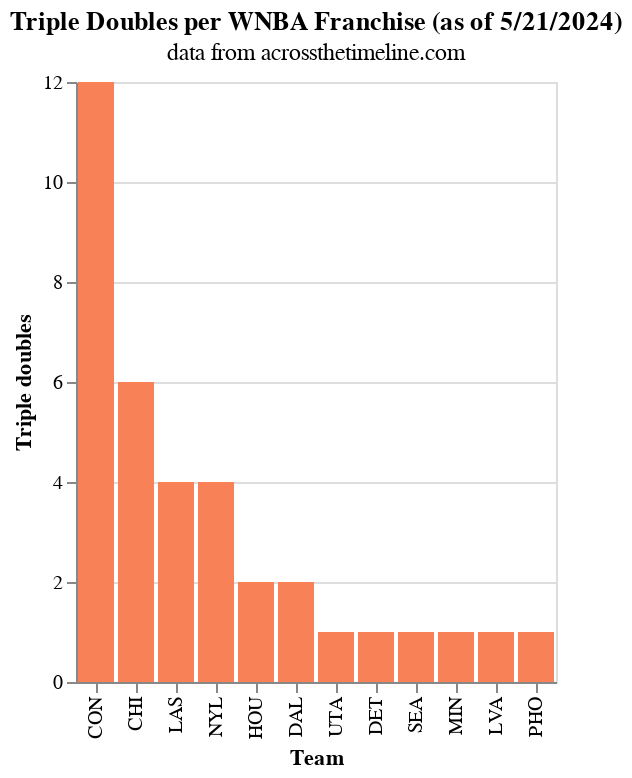

The code cell stored with this chart in its notebook:
### Code cell
# Create the bar chart
chart = alt.Chart(df).mark_bar(color='#F88158').encode(
    x=alt.X('Team', sort='-y', title='Team'),
    y=alt.Y('count()', title='Triple doubles',            
            scale=alt.Scale(domain=[0, 12]),  # Set the y-axis domain
            axis=alt.Axis(tickMinStep=1)      # Ensure ticks at every 1 step
           )
).properties(
        title={
        "text": "Triple Doubles per WNBA Franchise (as of 5/21/2024)",
        "subtitle": ["data from acrossthetimeline.com"]
    }
)

# Display the chart in Jupyter Notebook
display(chart)

### Figure 1 — Vega-Lite specification as saved in the notebook (floating-point values rounded to 4 significant figures)
{"config": {"view": {"continuousWidth": 300, "continuousHeight": 300}}, "data": {"name": "data-efe0e28d2f18733e5e22c35a6ce296f4"}, "mark": {"type": "bar", "color": "#F88158"}, "encoding": {"x": {"field": "Team", "sort": "-y", "title": "Team", "type": "nominal"}, "y": {"aggregate": "count", "axis": {"tickMinStep": 1}, "scale": {"domain": [0, 12]}, "title": "Triple doubles", "type": "quantitative"}}, "title": {"text": "Triple Doubles per WNBA Franchise (as of 5/21/2024)", "subtitle": ["data from acrossthetimeline.com"]}, "$schema": "https://vega.github.io/schema/vega-lite/v5.8.0.json", "datasets": {"data-efe0e28d2f18733e5e22c35a6ce296f4": [{"Unnamed: 0": 1, "Player": "Sheryl Swoopes", "Date": "Jul 27, 1999", "Gm Type": "Regular", "Team": "HOU", "Opponent": "DET", "Draft": "Allocation (1997)", "Age": "28 y, 124 d", "Season": 3, "Gm #": "R-59", "Role": "Starter", "Gm Length": "Regulation", "Result": "Win", "TD": "Yes", "MP": "32:07", "FGM": 6, "FGA": 15, "FG%": 40.0, "3PM": 0, "3PA": 3, "3P%": "0.00", "2PM": 6, "2PA": 12, "2P%": 50.0, "FTM": 2, "FTA": 3, "FT%": "66.67", "+/-": 36, "OREB": 4, "DREB": 11, "REB": 15, "AST": 10, "STL": 3, "BLK": 2, "STK": 5, "TOV": 1, "PF": 1, "PTS": 14, "TD.1": "Yes"}, {"Unnamed: 0": 2, "Player": "Margo Dydek", "Date": "Jun 7, 2001", "Gm Type": "Regular", "Team": "UTA", "Opponent": "ORL", "Draft": "Draft (1998)", "Age": "27 y, 40 d", "Season": 4, "Gm #": "R-98", "Role": "Starter", "Gm Length": "Regulation", "Result": "Win", "TD": "Yes", "MP": "33:52", "FGM": 2, "FGA": 8, "FG%": 25.0, "3PM": 0, "3PA": 0, "3P%": "-", "2PM": 2, "2PA": 8, "2P%": 25.0, "FTM": 8, "FTA": 8, "FT%": "100.00", "+/-": 7, "OREB": 1, "DREB": 10, "REB": 11, "AST": 3, "STL": 3, "BLK": 10, "STK": 13, "TOV": 3, "PF": 5, "PTS": 12, "TD.1": "Yes"}, {"Unnamed: 0": 3, "Player": "Lisa Leslie", "Date": "Sep 9, 2004", "Gm Type": "Regular", "Team": "LAS", "Opponent": "DET", "Draft": "Allocation (1997)", "Age": "32 y, 64 d", "Season": 8, "Gm #": "R-235", "Role": "Starter", "Gm Length": "Regulation", "Result": "Win", "TD": "Yes", "MP": "37:25", "FGM": 11, "FGA": 17, "FG%": 64.71, "3PM": 0, "3PA": 0, "3P%": "-", "2PM": 11, "2PA": 17, "2P%": 64.71, "FTM": 7, "FTA": 8, "FT%": "87.50", "+/-": 19, "OREB": 5, "DREB": 10, "REB": 15, "AST": 3, "STL": 2, "BLK": 10, "STK": 12, "TOV": 2, "PF": 2, "PTS": 29, "TD.1": "Yes"}, {"Unnamed: 0": 4, "Player": "Deanna Nolan", "Date": "May 21, 2005", "Gm Type": "Regular", "Team": "DET", "Opponent": "CON", "Draft": "Draft (2001)", "Age": "25 y, 269 d", "Season": 5, "Gm #": "R-126", "Role": "Starter", "Gm Length": "Regulation", "Result": "Win", "TD": "Yes", "MP": "36:58", "FGM": 4, "FGA": 15, "FG%": 26.67, "3PM": 0, "3PA": 2, "3P%": "0.00", "2PM": 4, "2PA": 13, "2P%": 30.77, "FTM": 3, "FTA": 3, "FT%": "100.00", "+/-": 8, "OREB": 2, "DREB": 8, "REB": 10, "AST": 11, "STL": 1, "BLK": 0, "STK": 1, "TOV": 2, "PF": 1, "PTS": 11, "TD.1": "Yes"}, {"Unnamed: 0": 5, "Player": "Sheryl Swoopes", "Date": "Sep 3, 2005", "Gm Type": "WCSF", "Team": "HOU", "Opponent": "SEA", "Draft": "Allocation (1997)", "Age": "34 y, 162 d", "Season": 8, "Gm #": "P-28", "Role": "Starter", "Gm Length": "Regulation", "Result": "Win", "TD": "Yes", "MP": "35:50", "FGM": 6, "FGA": 13, "FG%": 46.15, "3PM": 0, "3PA": 2, "3P%": "0.00", "2PM": 6, "2PA": 11, "2P%": 54.55, "FTM": 2, "FTA": 2, "FT%": "100.00", "+/-": 22, "OREB": 1, "DREB": 9, "REB": 10, "AST": 10, "STL": 2, "BLK": 0, "STK": 2, "TOV": 5, "PF": 4, "PTS": 14, "TD.1": "Yes"}, {"Unnamed: 0": 6, "Player": "Temeka Johnson", "Date": "Jul 24, 2014", "Gm Type": "Regular", "Team": "SEA", "Opponent": "NYL", "Draft": "Draft (2005)", "Age": "31 y, 321 d", "Season": 10, "Gm #": "R-285", "Role": "Starter", "Gm Length": "1 OT", "Result": "Loss", "TD": "Yes", "MP": "33:23", "FGM": 5, "FGA": 13, "FG%": 38.46, "3PM": 2, "3PA": 5, "3P%": "40.00", "2PM": 3, "2PA": 8, "2P%": 37.5, "FTM": 1, "FTA": 1, "FT%": "100.00", "+/-": 9, "OREB": 0, "DREB": 10, "REB": 10, "AST": 11, "STL": 1, "BLK": 0, "STK": 1, "TOV": 2, "PF": 0, "PTS": 13, "TD.1": "Yes"}, {"Unnamed: 0": 7, "Player": "Candace Parker", "Date": "Jul 28, 2017", "Gm Type": "Regular", "Team": "LAS", "Opponent": "SAN", "Draft": "Draft (2008)", "Age": "31 y, 100 d", "Season": 10, "Gm #": "R-250", "Role": "Starter", "Gm Length": "Regulation", "Result": "Win", "TD": "Yes", "MP": "34:22", "FGM": 4, "FGA": 10, "FG%": 40.0, "3PM": 0, "3PA": 0, "3P%": "-", "2PM": 4, "2PA": 10, "2P%": 40.0, "FTM": 3, "FTA": 4, "FT%": "75.00", "+/-": 11, "OREB": 0, "DREB": 17, "REB": 17, "AST": 11, "STL": 0, "BLK": 4, "STK": 4, "TOV": 3, "PF": 1, "PTS": 11, "TD.1": "Yes"}, {"Unnamed: 0": 8, "Player": "Courtney Vandersloot", "Date": "Jul 20, 2018", "Gm Type": "Regular", "Team": "CHI", "Opponent": "DAL", "Draft": "Draft (2011)", "Age": "29 y, 162 d", "Season": 8, "Gm #": "R-229", "Role": "Starter", "Gm Length": "Regulation", "Result": "Win", "TD": "Yes", "MP": "37:18", "FGM": 4, "FGA": 5, "FG%": 80.0, "3PM": 2, "3PA": 3, "3P%": "66.67", "2PM": 2, "2PA": 2, "2P%": 100.0, "FTM": 3, "FTA": 4, "FT%": "75.00", "+/-": 20, "OREB": 2, "DREB": 8, "REB": 10, "AST": 15, "STL": 1, "BLK": 1, "STK": 2, "TOV": 3, "PF": 3, "PTS": 13, "TD.1": "Yes"}, {"Unnamed: 0": 9, "Player": "Chelsea Gray", "Date": "Jul 7, 2019", "Gm Type": "Regular", "Team": "LAS", "Opponent": "WAS", "Draft": "Draft (2014)", "Age": "26 y, 272 d", "Season": 5, "Gm #": "R-148", "Role": "Starter", "Gm Length": "Regulation", "Result": "Win", "TD": "Yes", "MP": "33:37", "FGM": 5, "FGA": 12, "FG%": 41.67, "3PM": 2, "3PA": 4, "3P%": "50.00", "2PM": 3, "2PA": 8, "2P%": 37.5, "FTM": 1, "FTA": 1, "FT%": "100.00", "+/-": 29, "OREB": 1, "DREB": 9, "REB": 10, "AST": 13, "STL": 0, "BLK": 0, "STK": 0, "TOV": 2, "PF": 0, "PTS": 13, "TD.1": "Yes"}, {"Unnamed: 0": 10, "Player": "Sabrina Ionescu", "Date": "May 18, 2021", "Gm Type": "Regular", "Team": "NYL", "Opponent": "MIN", "Draft": "Draft (2020)", "Age": "23 y, 163 d", "Season": 2, "Gm #": "R-6", "Role": "Starter", "Gm Length": "Regulation", "Result": "Win", "TD": "Yes", "MP": "37:28", "FGM": 7, "FGA": 16, "FG%": 43.75, "3PM": 4, "3PA": 7, "3P%": "57.14", "2PM": 3, "2PA": 9, "2P%": 33.33, "FTM": 8, "FTA": 9, "FT%": "88.89", "+/-": 11, "OREB": 0, "DREB": 10, "REB": 10, "AST": 12, "STL": 0, "BLK": 1, "STK": 1, "TOV": 3, "PF": 0, "PTS": 26, "TD.1": "Yes"}, {"Unnamed: 0": 11, "Player": "Courtney Vandersloot", "Date": "Sep 28, 2021", "Gm Type": "Semis", "Team": "CHI", "Opponent": "CON", "Draft": "Draft (2011)", "Age": "32 y, 232 d", "Season": 11, "Gm #": "P-25", "Role": "Starter", "Gm Length": "2 OT", "Result": "Win", "TD": "Yes", "MP": "44:23", "FGM": 4, "FGA": 11, "FG%": 36.36, "3PM": 0, "3PA": 0, "3P%": "-", "2PM": 4, "2PA": 11, "2P%": 36.36, "FTM": 4, "FTA": 6, "FT%": "66.67", "+/-": 11, "OREB": 0, "DREB": 10, "REB": 10, "AST": 18, "STL": 4, "BLK": 2, "STK": 6, "TOV": 4, "PF": 0, "PTS": 12, "TD.1": "Yes"}, {"Unnamed: 0": 12, "Player": "Candace Parker", "Date": "May 22, 2022", "Gm Type": "Regular", "Team": "CHI", "Opponent": "WAS", "Draft": "Draft (2008)", "Age": "36 y, 33 d", "Season": 15, "Gm #": "R-365", "Role": "Starter", "Gm Length": "Regulation", "Result": "Win", "TD": "Yes", "MP": "30:11", "FGM": 7, "FGA": 13, "FG%": 53.85, "3PM": 2, "3PA": 6, "3P%": "33.33", "2PM": 5, "2PA": 7, "2P%": 71.43, "FTM": 0, "FTA": 0, "FT%": "-", "+/-": 11, "OREB": 1, "DREB": 12, "REB": 13, "AST": 10, "STL": 0, "BLK": 0, "STK": 0, "TOV": 1, "PF": 3, "PTS": 16, "TD.1": "Yes"}, {"Unnamed: 0": 13, "Player": "Sabrina Ionescu", "Date": "Jun 12, 2022", "Gm Type": "Regular", "Team": "NYL", "Opponent": "CHI", "Draft": "Draft (2020)", "Age": "24 y, 188 d", "Season": 3, "Gm #": "R-47", "Role": "Starter", "Gm Length": "Regulation", "Result": "Loss", "TD": "Yes", "MP": "37:30", "FGM": 9, "FGA": 16, "FG%": 56.25, "3PM": 3, "3PA": 6, "3P%": "50.00", "2PM": 6, "2PA": 10, "2P%": 60.0, "FTM": 6, "FTA": 6, "FT%": "100.00", "+/-": -1, "OREB": 0, "DREB": 13, "REB": 13, "AST": 12, "STL": 0, "BLK": 0, "STK": 0, "TOV": 2, "PF": 2, "PTS": 27, "TD.1": "Yes"}, {"Unnamed: 0": 14, "Player": "Candace Parker", "Date": "Jun 23, 2022", "Gm Type": "Regular", "Team": "CHI", "Opponent": "LAS", "Draft": "Draft (2008)", "Age": "36 y, 65 d", "Season": 15, "Gm #": "R-375", "Role": "Starter", "Gm Length": "Regulation", "Result": "Win", "TD": "Yes", "MP": "26:25", "FGM": 4, "FGA": 14, "FG%": 28.57, "3PM": 1, "3PA": 5, "3P%": "20.00", "2PM": 3, "2PA": 9, "2P%": 33.33, "FTM": 1, "FTA": 1, "FT%": "100.00", "+/-": 22, "OREB": 1, "DREB": 13, "REB": 14, "AST": 10, "STL": 1, "BLK": 2, "STK": 3, "TOV": 1, "PF": 1, "PTS": 10, "TD.1": "Yes"}, {"Unnamed: 0": 15, "Player": "Moriah Jefferson", "Date": "Jun 28, 2022", "Gm Type": "Regular", "Team": "MIN", "Opponent": "DAL", "Draft": "Draft (2016)", "Age": "28 y, 112 d", "Season": 6, "Gm #": "R-124", "Role": "Starter", "Gm Length": "Regulation", "Result": "Win", "TD": "Yes", "MP": "33:52", "FGM": 5, "FGA": 14, "FG%": 35.71, "3PM": 2, "3PA": 5, "3P%": "40.00", "2PM": 3, "2PA": 9, "2P%": 33.33, "FTM": 1, "FTA": 1, "FT%": "100.00", "+/-": 28, "OREB": 2, "DREB": 8, "REB": 10, "AST": 10, "STL": 2, "BLK": 0, "STK": 2, "TOV": 1, "PF": 3, "PTS": 13, "TD.1": "Yes"}, {"Unnamed: 0": 16, "Player": "Sabrina Ionescu", "Date": "Jul 6, 2022", "Gm Type": "Regular", "Team": "NYL", "Opponent": "LVA", "Draft": "Draft (2020)", "Age": "24 y, 212 d", "Season": 3, "Gm #": "R-54", "Role": "Starter", "Gm Length": "Regulation", "Result": "Win", "TD": "Yes", "MP": "36:15", "FGM": 10, "FGA": 13, "FG%": 76.92, "3PM": 7, "3PA": 8, "3P%": "87.50", "2PM": 3, "2PA": 5, "2P%": 60.0, "FTM": 4, "FTA": 4, "FT%": "100.00", "+/-": 16, "OREB": 2, "DREB": 11, "REB": 13, "AST": 10, "STL": 0, "BLK": 0, "STK": 0, "TOV": 0, "PF": 3, "PTS": 31, "TD.1": "Yes"}, {"Unnamed: 0": 17, "Player": "Alyssa Thomas", "Date": "Jul 22, 2022", "Gm Type": "Regular", "Team": "CON", "Opponent": "MIN", "Draft": "Draft (2014)", "Age": "30 y, 101 d", "Season": 9, "Gm #": "R-230", "Role": "Starter", "Gm Length": "Regulation", "Result": "Win", "TD": "Yes", "MP": "37:54", "FGM": 7, "FGA": 13, "FG%": 53.85, "3PM": 0, "3PA": 1, "3P%": "0.00", "2PM": 7, "2PA": 12, "2P%": 58.33, "FTM": 1, "FTA": 2, "FT%": "50.00", "+/-": 12, "OREB": 0, "DREB": 10, "REB": 10, "AST": 12, "STL": 3, "BLK": 1, "STK": 4, "TOV": 1, "PF": 5, "PTS": 15, "TD.1": "Yes"}, {"Unnamed: 0": 18, "Player": "Alyssa Thomas", "Date": "Aug 2, 2022", "Gm Type": "Regular", "Team": "CON", "Opponent": "PHO", "Draft": "Draft (2014)", "Age": "30 y, 112 d", "Season": 9, "Gm #": "R-234", "Role": "Starter", "Gm Length": "Regulation", "Result": "Win", "TD": "Yes", "MP": "31:55", "FGM": 5, "FGA": 13, "FG%": 38.46, "3PM": 0, "3PA": 0, "3P%": "-", "2PM": 5, "2PA": 13, "2P%": 38.46, "FTM": 0, "FTA": 1, "FT%": "0.00", "+/-": 21, "OREB": 4, "DREB": 8, "REB": 12, "AST": 10, "STL": 1, "BLK": 0, "STK": 1, "TOV": 2, "PF": 1, "PTS": 10, "TD.1": "Yes"}, {"Unnamed: 0": 19, "Player": "Alyssa Thomas", "Date": "Sep 15, 2022", "Gm Type": "Finals", "Team": "CON", "Opponent": "LVA", "Draft": "Draft (2014)", "Age": "30 y, 156 d", "Season": 9, "Gm #": "P-32", "Role": "Starter", "Gm Length": "Regulation", "Result": "Win", "TD": "Yes", "MP": "34:03", "FGM": 8, "FGA": 14, "FG%": 57.14, "3PM": 0, "3PA": 0, "3P%": "-", "2PM": 8, "2PA": 14, "2P%": 57.14, "FTM": 0, "FTA": 1, "FT%": "0.00", "+/-": 22, "OREB": 3, "DREB": 12, "REB": 15, "AST": 11, "STL": 2, "BLK": 1, "STK": 3, "TOV": 3, "PF": 3, "PTS": 16, "TD.1": "Yes"}, {"Unnamed: 0": 20, "Player": "Alyssa Thomas", "Date": "Sep 18, 2022", "Gm Type": "Finals", "Team": "CON", "Opponent": "LVA", "Draft": "Draft (2014)", "Age": "30 y, 159 d", "Season": 9, "Gm #": "P-33", "Role": "Starter", "Gm Length": "Regulation", "Result": "Loss", "TD": "Yes", "MP": "40:00", "FGM": 5, "FGA": 9, "FG%": 55.56, "3PM": 0, "3PA": 0, "3P%": "-", "2PM": 5, "2PA": 9, "2P%": 55.56, "FTM": 1, "FTA": 2, "FT%": "50.00", "+/-": -7, "OREB": 4, "DREB": 6, "REB": 10, "AST": 11, "STL": 2, "BLK": 2, "STK": 4, "TOV": 4, "PF": 1, "PTS": 11, "TD.1": "Yes"}, {"Unnamed: 0": 21, "Player": "Alyssa Thomas", "Date": "Jun 20, 2023", "Gm Type": "Regular", "Team": "CON", "Opponent": "SEA", "Draft": "Draft (2014)", "Age": "31 y, 69 d", "Season": 10, "Gm #": "R-252", "Role": "Starter", "Gm Length": "Regulation", "Result": "Win", "TD": "Yes", "MP": "40:00", "FGM": 6, "FGA": 12, "FG%": 50.0, "3PM": 0, "3PA": 0, "3P%": "-", "2PM": 6, "2PA": 12, "2P%": 50.0, "FTM": 1, "FTA": 2, "FT%": "50.00", "+/-": 6, "OREB": 1, "DREB": 14, "REB": 15, "AST": 12, "STL": 3, "BLK": 0, "STK": 3, "TOV": 2, "PF": 2, "PTS": 13, "TD.1": "Yes"}, {"Unnamed: 0": 22, "Player": "Alyssa Thomas", "Date": "Jun 25, 2023", "Gm Type": "Regular", "Team": "CON", "Opponent": "CHI", "Draft": "Draft (2014)", "Age": "31 y, 74 d", "Season": 10, "Gm #": "R-254", "Role": "Starter", "Gm Length": "Regulation", "Result": "Win", "TD": "Yes", "MP": "32:47", "FGM": 7, "FGA": 15, "FG%": 46.67, "3PM": 0, "3PA": 0, "3P%": "-", "2PM": 7, "2PA": 15, "2P%": 46.67, "FTM": 0, "FTA": 0, "FT%": "-", "+/-": 14, "OREB": 4, "DREB": 7, "REB": 11, "AST": 12, "STL": 2, "BLK": 0, "STK": 2, "TOV": 1, "PF": 2, "PTS": 14, "TD.1": "Yes"}, {"Unnamed: 0": 23, "Player": "Alyssa Thomas", "Date": "Jun 27, 2023", "Gm Type": "Regular", "Team": "CON", "Opponent": "NYL", "Draft": "Draft (2014)", "Age": "31 y, 76 d", "Season": 10, "Gm #": "R-255", "Role": "Starter", "Gm Length": "Regulation", "Result": "Loss", "TD": "Yes", "MP": "40:00", "FGM": 5, "FGA": 17, "FG%": 29.41, "3PM": 0, "3PA": 0, "3P%": "-", "2PM": 5, "2PA": 17, "2P%": 29.41, "FTM": 1, "FTA": 1, "FT%": "100.00", "+/-": -8, "OREB": 4, "DREB": 6, "REB": 10, "AST": 10, "STL": 4, "BLK": 1, "STK": 5, "TOV": 1, "PF": 1, "PTS": 11, "TD.1": "Yes"}, {"Unnamed: 0": 24, "Player": "Courtney Williams", "Date": "Jun 30, 2023", "Gm Type": "Regular", "Team": "CHI", "Opponent": "LAS", "Draft": "Draft (2016)", "Age": "29 y, 50 d", "Season": 8, "Gm #": "R-225", "Role": "Starter", "Gm Length": "Regulation", "Result": "Win", "TD": "Yes", "MP": "25:45", "FGM": 5, "FGA": 8, "FG%": 62.5, "3PM": 0, "3PA": 1, "3P%": "0.00", "2PM": 5, "2PA": 7, "2P%": 71.43, "FTM": 2, "FTA": 2, "FT%": "100.00", "+/-": 23, "OREB": 2, "DREB": 9, "REB": 11, "AST": 13, "STL": 1, "BLK": 0, "STK": 1, "TOV": 1, "PF": 1, "PTS": 12, "TD.1": "Yes"}, {"Unnamed: 0": 25, "Player": "Sabrina Ionescu", "Date": "Jul 25, 2023", "Gm Type": "Regular", "Team": "NYL", "Opponent": "SEA", "Draft": "Draft (2020)", "Age": "25 y, 231 d", "Season": 4, "Gm #": "R-89", "Role": "Starter", "Gm Length": "Regulation", "Result": "Win", "TD": "Yes", "MP": "31:49", "FGM": 2, "FGA": 14, "FG%": 14.29, "3PM": 2, "3PA": 9, "3P%": "22.22", "2PM": 0, "2PA": 5, "2P%": 0.0, "FTM": 6, "FTA": 6, "FT%": "100.00", "+/-": -1, "OREB": 6, "DREB": 6, "REB": 12, "AST": 12, "STL": 2, "BLK": 0, "STK": 2, "TOV": 3, "PF": 0, "PTS": 12, "TD.1": "Yes"}, {"Unnamed: 0": 26, "Player": "Satou Sabally", "Date": "Jul 28, 2023", "Gm Type": "Regular", "Team": "DAL", "Opponent": "WAS", "Draft": "Draft (2020)", "Age": "25 y, 94 d", "Season": 4, "Gm #": "R-68", "Role": "Starter", "Gm Length": "Regulation", "Result": "Win", "TD": "Yes", "MP": "32:59", "FGM": 5, "FGA": 8, "FG%": 62.5, "3PM": 1, "3PA": 2, "3P%": "50.00", "2PM": 4, "2PA": 6, "2P%": 66.67, "FTM": 3, "FTA": 4, "FT%": "75.00", "+/-": 25, "OREB": 1, "DREB": 10, "REB": 11, "AST": 10, "STL": 0, "BLK": 1, "STK": 1, "TOV": 3, "PF": 4, "PTS": 14, "TD.1": "Yes"}, {"Unnamed: 0": 27, "Player": "Alyssa Thomas", "Date": "Jul 30, 2023", "Gm Type": "Regular", "Team": "CON", "Opponent": "MIN", "Draft": "Draft (2014)", "Age": "31 y, 109 d", "Season": 10, "Gm #": "R-264", "Role": "Starter", "Gm Length": "Regulation", "Result": "Loss", "TD": "Yes", "MP": "38:08", "FGM": 6, "FGA": 16, "FG%": 37.5, "3PM": 0, "3PA": 0, "3P%": "-", "2PM": 6, "2PA": 16, "2P%": 37.5, "FTM": 5, "FTA": 6, "FT%": "83.33", "+/-": -3, "OREB": 4, "DREB": 10, "REB": 14, "AST": 11, "STL": 2, "BLK": 0, "STK": 2, "TOV": 6, "PF": 1, "PTS": 17, "TD.1": "Yes"}, {"Unnamed: 0": 28, "Player": "Alyssa Thomas", "Date": "Aug 1, 2023", "Gm Type": "Regular", "Team": "CON", "Opponent": "MIN", "Draft": "Draft (2014)", "Age": "31 y, 111 d", "Season": 10, "Gm #": "R-265", "Role": "Starter", "Gm Length": "Regulation", "Result": "Win", "TD": "Yes", "MP": "40:00", "FGM": 9, "FGA": 17, "FG%": 52.94, "3PM": 0, "3PA": 0, "3P%": "-", "2PM": 9, "2PA": 17, "2P%": 52.94, "FTM": 3, "FTA": 4, "FT%": "75.00", "+/-": 10, "OREB": 3, "DREB": 17, "REB": 20, "AST": 12, "STL": 3, "BLK": 1, "STK": 4, "TOV": 0, "PF": 2, "PTS": 21, "TD.1": "Yes"}, {"Unnamed: 0": 29, "Player": "Natasha Howard", "Date": "Aug 4, 2023", "Gm Type": "Regular", "Team": "DAL", "Opponent": "CHI", "Draft": "Draft (2014)", "Age": "31 y, 336 d", "Season": 10, "Gm #": "R-297", "Role": "Starter", "Gm Length": "Regulation", "Result": "Loss", "TD": "Yes", "MP": "38:11", "FGM": 11, "FGA": 19, "FG%": 57.89, "3PM": 2, "3PA": 4, "3P%": "50.00", "2PM": 9, "2PA": 15, "2P%": 60.0, "FTM": 4, "FTA": 9, "FT%": "44.44", "+/-": -10, "OREB": 3, "DREB": 9, "REB": 12, "AST": 11, "STL": 2, "BLK": 0, "STK": 2, "TOV": 4, "PF": 1, "PTS": 28, "TD.1": "Yes"}, {"Unnamed: 0": 30, "Player": "Chelsea Gray", "Date": "Aug 17, 2023", "Gm Type": "Regular", "Team": "LVA", "Opponent": "NYL", "Draft": "Draft (2014)", "Age": "30 y, 313 d", "Season": 9, "Gm #": "R-289", "Role": "Starter", "Gm Length": "Regulation", "Result": "Win", "TD": "Yes", "MP": "37:23", "FGM": 10, "FGA": 22, "FG%": 45.45, "3PM": 2, "3PA": 5, "3P%": "40.00", "2PM": 8, "2PA": 17, "2P%": 47.06, "FTM": 0, "FTA": 0, "FT%": "-", "+/-": 7, "OREB": 1, "DREB": 10, "REB": 11, "AST": 11, "STL": 3, "BLK": 0, "STK": 3, "TOV": 3, "PF": 2, "PTS": 22, "TD.1": "Yes"}, {"Unnamed: 0": 31, "Player": "Alyssa Thomas", "Date": "Sep 5, 2023", "Gm Type": "Regular", "Team": "CON", "Opponent": "LAS", "Draft": "Draft (2014)", "Age": "31 y, 146 d", "Season": 10, "Gm #": "R-277", "Role": "Starter", "Gm Length": "Regulation", "Result": "Win", "TD": "Yes", "MP": "36:57", "FGM": 11, "FGA": 14, "FG%": 78.57, "3PM": 0, "3PA": 0, "3P%": "-", "2PM": 11, "2PA": 14, "2P%": 78.57, "FTM": 5, "FTA": 7, "FT%": "71.43", "+/-": 14, "OREB": 0, "DREB": 12, "REB": 12, "AST": 14, "STL": 6, "BLK": 1, "STK": 7, "TOV": 3, "PF": 2, "PTS": 27, "TD.1": "Yes"}, {"Unnamed: 0": 32, "Player": "Sug Sutton", "Date": "Sep 8, 2023", "Gm Type": "Regular", "Team": "PHO", "Opponent": "LVA", "Draft": "Draft (2020)", "Age": "24 y, 265 d", "Season": 2, "Gm #": "R-51", "Role": "Starter", "Gm Length": "Regulation", "Result": "Loss", "TD": "Yes", "MP": "39:07", "FGM": 6, "FGA": 18, "FG%": 33.33, "3PM": 2, "3PA": 4, "3P%": "50.00", "2PM": 4, "2PA": 14, "2P%": 28.57, "FTM": 4, "FTA": 4, "FT%": "100.00", "+/-": -21, "OREB": 1, "DREB": 10, "REB": 11, "AST": 11, "STL": 2, "BLK": 0, "STK": 2, "TOV": 3, "PF": 1, "PTS": 18, "TD.1": "Yes"}, {"Unnamed: 0": 33, "Player": "Courtney Williams", "Date": "Sep 10, 2023", "Gm Type": "Regular", "Team": "CHI", "Opponent": "CON", "Draft": "Draft (2016)", "Age": "29 y, 122 d", "Season": 8, "Gm #": "R-249", "Role": "Starter", "Gm Length": "1 OT", "Result": "Win", "TD": "Yes", "MP": "40:03", "FGM": 10, "FGA": 14, "FG%": 71.43, "3PM": 2, "3PA": 2, "3P%": "100.00", "2PM": 8, "2PA": 12, "2P%": 66.67, "FTM": 1, "FTA": 1, "FT%": "100.00", "+/-": 12, "OREB": 1, "DREB": 15, "REB": 16, "AST": 13, "STL": 2, "BLK": 0, "STK": 2, "TOV": 3, "PF": 0, "PTS": 23, "TD.1": "Yes"}, {"Unnamed: 0": 34, "Player": "Alyssa Thomas", "Date": "Oct 1, 2023", "Gm Type": "Semis", "Team": "CON", "Opponent": "NYL", "Draft": "Draft (2014)", "Age": "31 y, 172 d", "Season": 10, "Gm #": "P-40", "Role": "Starter", "Gm Length": "Regulation", "Result": "Loss", "TD": "Yes", "MP": "37:29", "FGM": 8, "FGA": 16, "FG%": 50.0, "3PM": 0, "3PA": 0, "3P%": "-", "2PM": 8, "2PA": 16, "2P%": 50.0, "FTM": 1, "FTA": 4, "FT%": "25.00", "+/-": -6, "OREB": 4, "DREB": 11, "REB": 15, "AST": 11, "STL": 2, "BLK": 0, "STK": 2, "TOV": 1, "PF": 4, "PTS": 17, "TD.1": "Yes"}, {"Unnamed: 0": 35, "Player": "Alyssa Thomas", "Date": "May 14, 2024", "Gm Type": "Regular", "Team": "CON", "Opponent": "IND", "Draft": "Draft (2014)", "Age": "32 y, 32 d", "Season": 11, "Gm #": "R-280", "Role": "Starter", "Gm Length": "Regulation", "Result": "Win", "TD": "Yes", "MP": "35:54", "FGM": 4, "FGA": 8, "FG%": 50.0, "3PM": 0, "3PA": 0, "3P%": "-", "2PM": 4, "2PA": 8, "2P%": 50.0, "FTM": 5, "FTA": 8, "FT%": "62.50", "+/-": 14, "OREB": 1, "DREB": 9, "REB": 10, "AST": 13, "STL": 3, "BLK": 0, "STK": 3, "TOV": 7, "PF": 2, "PTS": 13, "TD.1": "Yes"}, {"Unnamed: 0": 36, "Player": "Layshia Clarendon", "Date": "May 15, 2024", "Gm Type": "Regular", "Team": "LAS", "Opponent": "ATL", "Draft": "Draft (2013)", "Age": "33 y, 13 d", "Season": 11, "Gm #": "R-264", "Role": "Starter", "Gm Length": "Regulation", "Result": "Loss", "TD": "Yes", "MP": "30:16", "FGM": 3, "FGA": 6, "FG%": 50.0, "3PM": 2, "3PA": 3, "3P%": "66.67", "2PM": 1, "2PA": 3, "2P%": 33.33, "FTM": 3, "FTA": 4, "FT%": "75.00", "+/-": -1, "OREB": 1, "DREB": 9, "REB": 10, "AST": 10, "STL": 2, "BLK": 0, "STK": 2, "TOV": 0, "PF": 2, "PTS": 11, "TD.1": "Yes"}]}}
